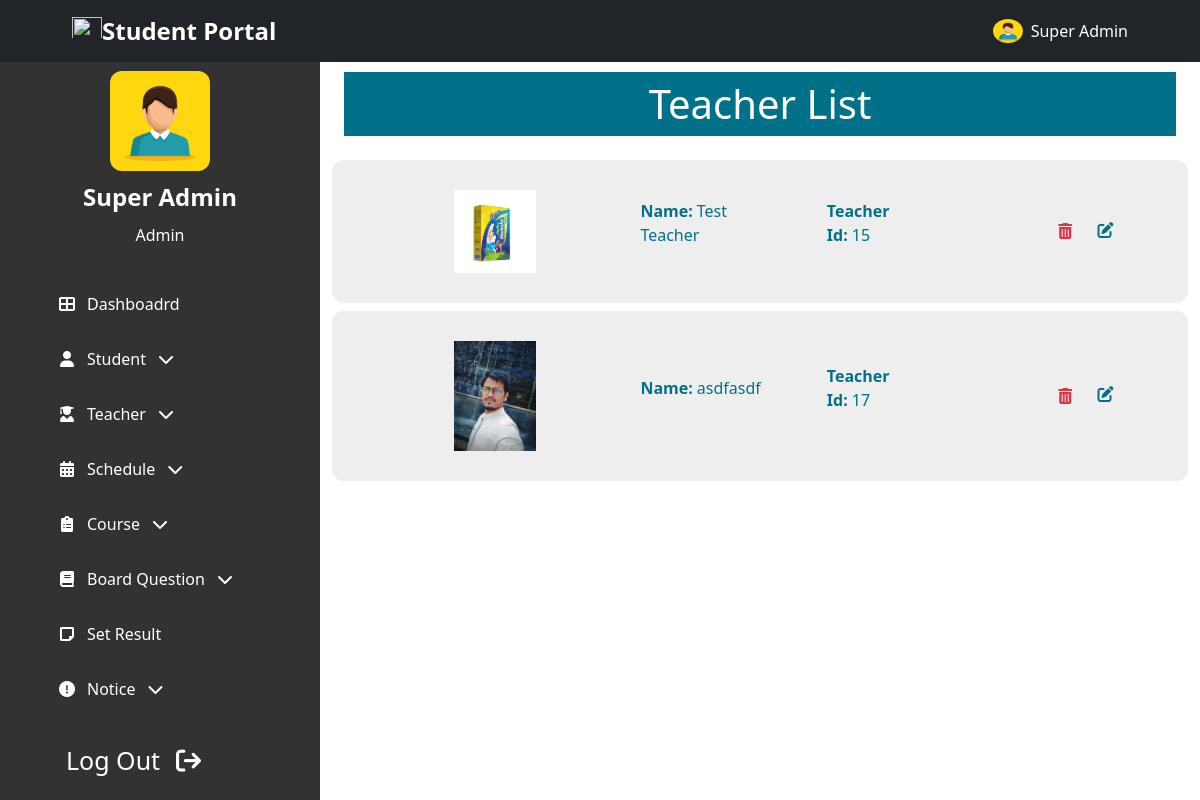
The page /admin/teacher_list.php (signed in) on the database its author committed.
### tables this page shows
CREATE TABLE `Teachers` (
  `id` int NOT NULL,
  `name` varchar(100) NOT NULL,
  `father` varchar(100) NOT NULL,
  `mother` varchar(100) NOT NULL,
  `image` varchar(255) DEFAULT NULL,
  `nid` bigint DEFAULT NULL,
  `birthreg` bigint DEFAULT NULL,
  `tchr_id` int NOT NULL,
  `gender` varchar(10) NOT NULL,
  `blood` varchar(5) DEFAULT NULL,
  `religion` varchar(20) DEFAULT NULL,
  `present_addr` text NOT NULL,
  `parma_addr` text NOT NULL,
  `phone` varchar(15) NOT NULL,
  `email` varchar(100) NOT NULL,
  `interests` text,
  `updated_at` timestamp NOT NULL DEFAULT CURRENT_TIMESTAMP ON UPDATE CURRENT_TIMESTAMP,
  `created_at` timestamp NOT NULL DEFAULT CURRENT_TIMESTAMP
);

### admin/backend/teacher_list.php (called while the page is built, shortened)
<?php
    $sql    =   "SELECT * FROM `Teachers` WHERE 1";
    $query  =   mysqli_query($conn, $sql);
    $tchrs  =   mysqli_fetch_all($query, MYSQLI_ASSOC);
?>

### admin/teacher_list.php (the view, shortened to what this page needs)
<!DOCTYPE html>
<html lang="en">
<?php
    include "admin_head.php";
    include "backend/teacher_list.php";
?>
<body class="">
<?php include "../header_nav.php";?>
    <section class="header-container">
        <?php include "admin_sidebar.php";?>
    </section>
    <section id="home-container"  class="home-container active-2"">
        <div class="px-4 py-5 mt-4">
            <h1 class="common-background-2 p-2 text-center">Teacher List</h1>
            <div class="my-4">
                <?php
                    if(!empty($tchrs))
                    {
                        foreach($tchrs as $t)
                        {
                ?>
                        <div class="common-card row my-2 justify-content-between align-items-center">
                            <div class="col col-10 row justify-content-evenly align-items-center">
                                <div class="col col-8 col-lg-2">
                                    <img class="w-100" src="../images/teacher/<?php echo $t['image']; ?>" alt="">
                                </div>
                                <div class="col col-8 col-lg-2">
                                    <p><span class="fw-bold pe-1">Name:</span><?php echo $t['name']; ?></p>
                                </div>
                                <div class="col col-8 col-lg-2">
                                    <p><span class="fw-bold pe-1">Teacher Id:</span><?php echo $t['tchr_id']; ?></p>
                                </div>
                            </div>
                            <div class="col col-2 delete-edit-container">
                                <form method="post" style="display: contents;width: fit-content;">
                                    <button type="submit" name="delete" id="delete" class="btn text-danger" value="<?php echo $t['tchr_id']; ?>">
                                        <i class="fas fa-trash-alt px-0 px-lg-2"></i>
                                    </button>
                                </form>
                                <a class="no-text-decoration" href="../admin/edit_teacher.php?id=<?php echo $t['tchr_id']; ?>">
                                    <i class="fas fa-edit"></i>
                                </a>
                            </div>
                        </div>
                <?php
                        }
                    }
                ?>
        </div>
    </section>
</body>
</html>

### style.css (style rules this page uses)
body { font-family: "Roboto", sans-serif; }
.no-text-decoration { text-decoration: none !important; color: inherit; }
.common-background-2 { background-color: #007189; color: white; }
.header-container { position: relative; min-height: 100%; width: 100%; overflow-x: hidden; overflow-y: scroll; }
.home-container { position: absolute; height: 100%; width: calc(100% - 80px); left: 80px; top: 0%; transition: all 0.4s ease-in; }
.home-container.active-2 { width: calc(100% - 320px); left: 320px; }
.common-card { background-color: #eee; color: #007189; border-radius: 12px; padding: 30px 30px; transition: all 0.3s ease; }
.delete-edit-container { cursor: pointer; }

### rows shown on the page
teachers: image (picture), name "Test Teacher", tchr "15"
teachers: image (picture), name "asdfasdf", tchr "17"

### other values the page prints
$_SESSION['name'] "Super Admin"
